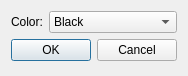
<?xml version="1.0" encoding="UTF-8"?>
<ui version="4.0">
 <class>Preference</class>
 <widget class="QDialog" name="Preference">
  <property name="geometry">
   <rect>
    <x>0</x>
    <y>0</y>
    <width>184</width>
    <height>76</height>
   </rect>
  </property>
  <property name="windowTitle">
   <string>Dialog</string>
  </property>
  <layout class="QFormLayout" name="formLayout">
   <item row="0" column="0">
    <widget class="QLabel" name="label">
     <property name="text">
      <string>Color:</string>
     </property>
    </widget>
   </item>
   <item row="0" column="1">
    <widget class="QComboBox" name="colorBox">
     <item>
      <property name="text">
       <string>Black</string>
      </property>
     </item>
     <item>
      <property name="text">
       <string>White</string>
      </property>
     </item>
     <item>
      <property name="text">
       <string>Green</string>
      </property>
     </item>
     <item>
      <property name="text">
       <string>Red</string>
      </property>
     </item>
    </widget>
   </item>
   <item row="1" column="0" colspan="2">
    <widget class="QDialogButtonBox" name="buttonBox">
     <property name="orientation">
      <enum>Qt::Horizontal</enum>
     </property>
     <property name="standardButtons">
      <set>QDialogButtonBox::Cancel|QDialogButtonBox::Ok</set>
     </property>
    </widget>
   </item>
  </layout>
 </widget>
 <resources/>
 <connections>
  <connection>
   <sender>buttonBox</sender>
   <signal>rejected()</signal>
   <receiver>Preference</receiver>
   <slot>reject()</slot>
   <hints>
    <hint type="sourcelabel">
     <x>316</x>
     <y>260</y>
    </hint>
    <hint type="destinationlabel">
     <x>286</x>
     <y>274</y>
    </hint>
   </hints>
  </connection>
 </connections>
</ui>
